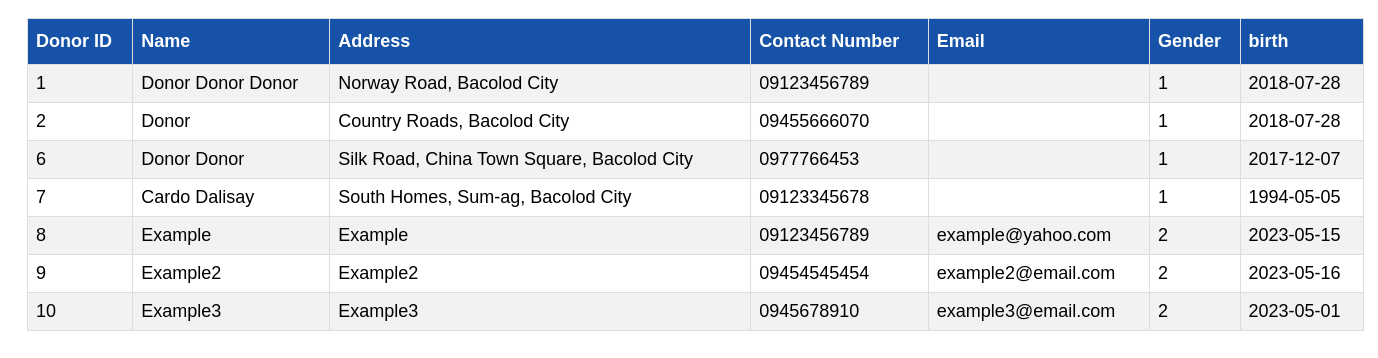
Page /db_donation_inventory_system/index.php on the earlier database version.
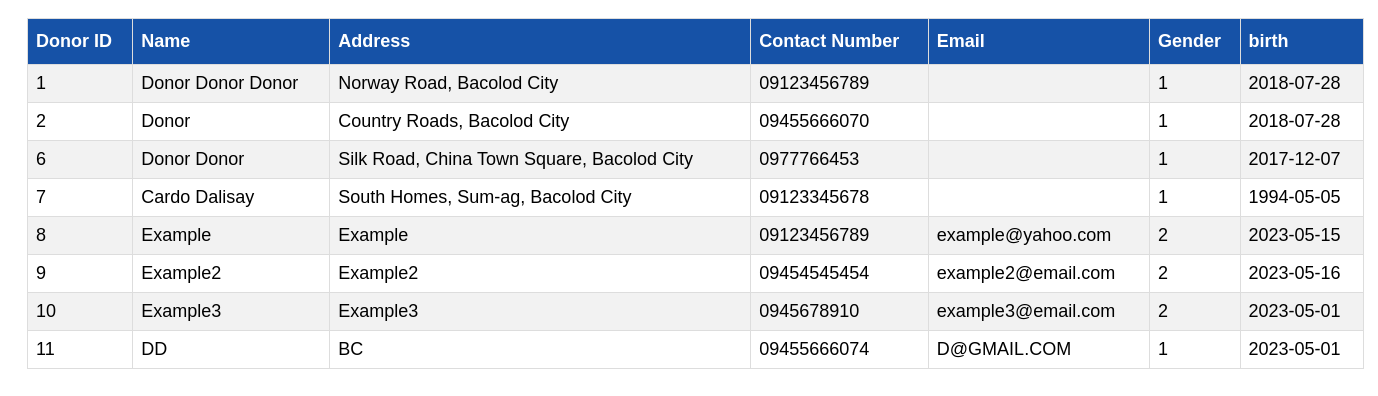
Same page on the later database version.
### tables this page shows
CREATE TABLE `tbl_donors` (
  `DonorID` int(11) NOT NULL,
  `name` varchar(30) NOT NULL,
  `Address` text NOT NULL,
  `ContactNumber` text NOT NULL,
  `gender` int(1) NOT NULL,
  `birth` date DEFAULT NULL,
  `love` enum('true','false') NOT NULL DEFAULT 'false',
  `picture` varchar(100) NOT NULL DEFAULT 'http://172.22.69.14/db_donation_inventory_system/pets_picture/pet_logo.png',
  `Email` text DEFAULT NULL
);

### db_donation_inventory_system/config/functions.php (called while the page is built)
<?php
require_once 'db.php';
function display_data(){
    global $con;
    $query = " select * from tbl_donors ";
    $result = mysqli_query($con,$query);
    return $result;
}

### db_donation_inventory_system/index.php (the view, shortened to what this page needs)
<?php
    require_once 'config/db.php';
    require_once 'config/functions.php';
    $result = display_data();
?>
<!DOCTYPE html>
<html lang="en">
<head>
    <link rel="stylesheet" a href="css/custom.css"/>
</head>
<body class="bg-dark">
<div id="subcontent">
<table id="data-list">
                          <tr>
                                <th> Donor ID </th>
                                <th> Name </th>
                                <th> Address </th>
                                <th> Contact Number</th>
                                <th> Email </th>
                                <th> Gender</th>
                                <th> birth </th>
                            </tr>
                            <?php
                                    while($row=mysqli_fetch_assoc($result))
                                    {
                                        $DonorID = $row['DonorID'];
                                        $Name = $row['name'];
                                        $Address = $row['Address'];
                                        $ContactNumber = $row['ContactNumber'];
                                        $Email = $row['Email'];
                                        $gender = $row['gender'];
                                        $birth = $row['birth'];
                            ?>
                                  <tr>
                                        <td><?php echo $DonorID ?></td>
                                        <td><?php echo $Name ?></td>
                                        <td><?php echo $Address ?></td>
                                        <td><?php echo $ContactNumber ?></td>
                                        <td><?php echo $Email ?></td>
                                        <td><?php echo $gender ?></td>
                                        <td><?php echo $birth ?></td>
                                    </tr>
                            <?php
                                    }
                            ?>
                        </table>
                    </div>
</body>
</html>

### db_donation_inventory_system/css/custom.css (style rules this page uses)
html { margin: 0; padding: 0; }
body { font-family: 'Assistant', sans-serif; font-size: 18px; background-color: white; }
html { margin-bottom: 100px; padding: 0; }
#subcontent { width: 1345px; padding: 4px; padding-top: 10px; margin-left: 15px; }
#data-list { border-collapse: collapse; width: 100%; }
#data-list td, #data-list th { border: 1px solid #ddd; padding: 8px; }
#data-list tr:nth-child(even) { background-color: #f2f2f2; }
#data-list th { padding-top: 12px; padding-bottom: 12px; text-align: left; background-color: #1652a7; color: white; }
* { box-sizing: border-box }

Differences in the rows shown:
added tbl_donors: DonorID "11", name "DD", Address "BC", ContactNumber "09455666074", Email "D@GMAIL.COM", gender "1", birth "2023-05-01"
